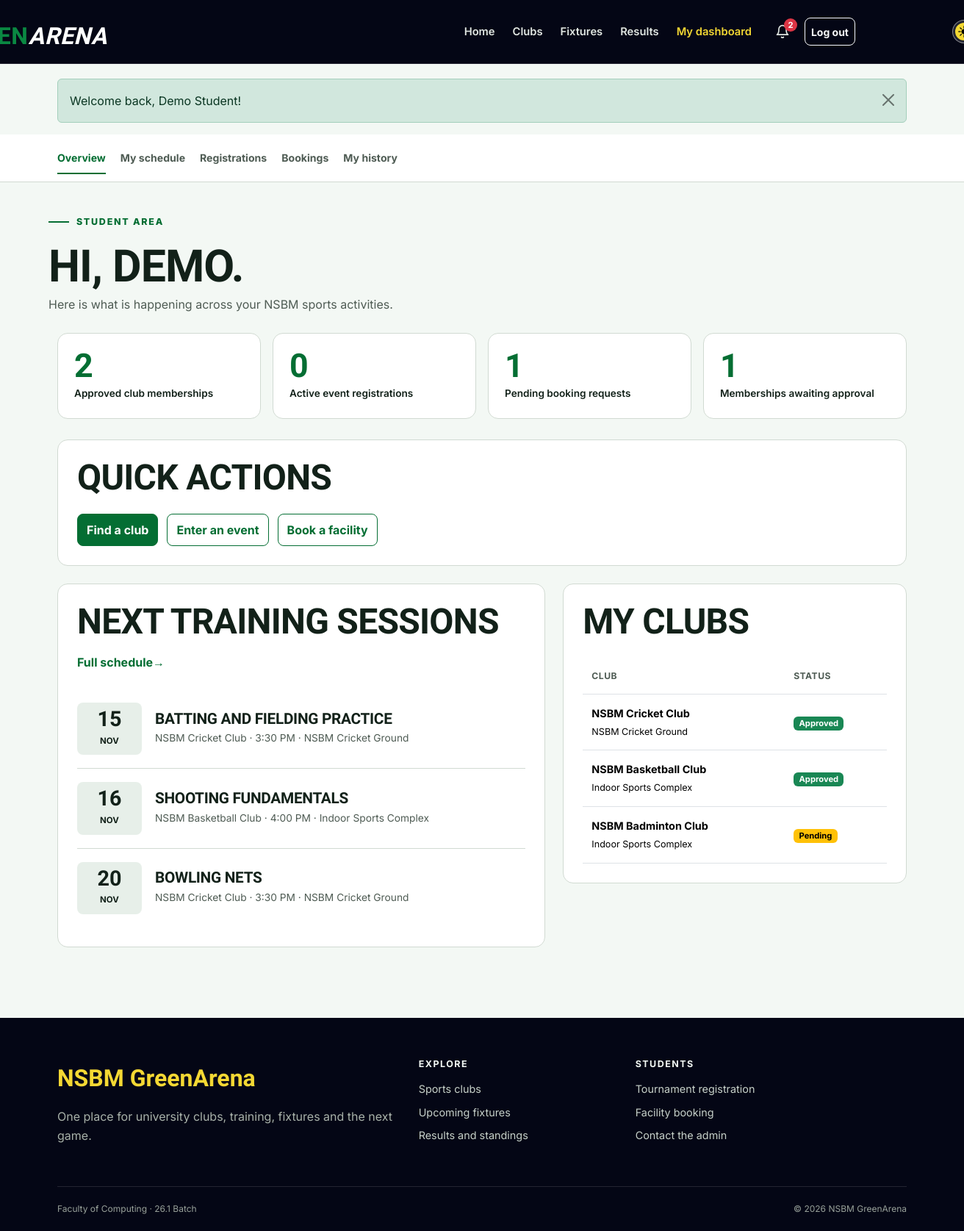
The page /student/dashboard.php (signed in) on the database its author committed.
### tables this page shows
CREATE TABLE users (
    id INT UNSIGNED AUTO_INCREMENT PRIMARY KEY,
    student_id VARCHAR(20) NOT NULL UNIQUE,
    full_name VARCHAR(100) NOT NULL,
    email VARCHAR(120) NOT NULL UNIQUE,
    password_hash VARCHAR(255) NOT NULL,
    role ENUM('student', 'admin') NOT NULL DEFAULT 'student',
    created_at TIMESTAMP DEFAULT CURRENT_TIMESTAMP
);

CREATE TABLE training_sessions (
    id INT UNSIGNED AUTO_INCREMENT PRIMARY KEY,
    club_id INT UNSIGNED NOT NULL,
    title VARCHAR(120) NOT NULL,
    session_date DATE NOT NULL,
    start_time TIME NOT NULL,
    end_time TIME NOT NULL,
    venue VARCHAR(120) NOT NULL,
    created_at TIMESTAMP DEFAULT CURRENT_TIMESTAMP,
    FOREIGN KEY (club_id) REFERENCES clubs(id) ON DELETE CASCADE
);

CREATE TABLE clubs (
    id INT UNSIGNED AUTO_INCREMENT PRIMARY KEY,
    name VARCHAR(100) NOT NULL UNIQUE,
    sport VARCHAR(80) NOT NULL,
    description TEXT NOT NULL,
    coach_name VARCHAR(100) NOT NULL,
    meeting_day VARCHAR(20) NOT NULL,
    location VARCHAR(120) NOT NULL,
    max_members SMALLINT UNSIGNED NOT NULL DEFAULT 30,
    status ENUM('active', 'inactive') NOT NULL DEFAULT 'active',
    created_at TIMESTAMP DEFAULT CURRENT_TIMESTAMP
);

CREATE TABLE memberships (
    id INT UNSIGNED AUTO_INCREMENT PRIMARY KEY,
    user_id INT UNSIGNED NOT NULL,
    club_id INT UNSIGNED NOT NULL,
    status ENUM('pending', 'approved', 'rejected') NOT NULL DEFAULT 'pending',
    joined_at TIMESTAMP DEFAULT CURRENT_TIMESTAMP,
    reviewed_at TIMESTAMP NULL,
    UNIQUE KEY unique_membership (user_id, club_id),
    FOREIGN KEY (user_id) REFERENCES users(id) ON DELETE CASCADE,
    FOREIGN KEY (club_id) REFERENCES clubs(id) ON DELETE CASCADE
);

### includes/auth.php (called while the page is built, shortened)
<?php
function current_user()
{
    $user = fetch_one('SELECT id, student_id, full_name, email, role FROM users WHERE id = ?', [$_SESSION['user_id']]);
    return $user;
}

### student/dashboard.php (the view, shortened to what this page needs)
<?php
$user = current_user();
$activePage = 'dashboard';
$clubCount = (int) fetch_one("SELECT COUNT(*) AS total FROM memberships WHERE user_id = ? AND status = 'approved'", [$user['id']])['total'];
$registrationCount = (int) fetch_one("SELECT (SELECT COUNT(*) FROM tournament_registrations WHERE user_id = ? AND status = 'registered') + (SELECT COUNT(*) FROM match_registrations WHERE user_id = ? AND status = 'registered') AS total", [$user['id'], $user['id']])['total'];
$pendingBookings = (int) fetch_one("SELECT COUNT(*) AS total FROM bookings WHERE user_id = ? AND status = 'pending'", [$user['id']])['total'];
$pendingMemberships = (int) fetch_one("SELECT COUNT(*) AS total FROM memberships WHERE user_id = ? AND status = 'pending'", [$user['id']])['total'];
$myClubs = fetch_all("SELECT c.name, c.sport, c.location, m.status
    FROM memberships m
    JOIN clubs c ON c.id = m.club_id
    WHERE m.user_id = ?
    ORDER BY m.joined_at DESC", [$user['id']]);
$upcoming = fetch_all("SELECT s.*, c.name AS club_name
    FROM training_sessions s
    JOIN clubs c ON c.id = s.club_id
    JOIN memberships m ON m.club_id = c.id
    WHERE m.user_id = ? AND m.status = 'approved' AND s.session_date >= CURDATE()
    ORDER BY s.session_date, s.start_time
    LIMIT 4", [$user['id']]);
include __DIR__ . '/../includes/header.php';
include __DIR__ . '/../includes/student_nav.php';
?>
<div class="container dashboard-head"><span class="section-kicker">Student area</span>
    <h1>Hi, <?= e(explode(' ', $user['full_name'])[0]) ?>.</h1>
    <p>Here is what is happening across your NSBM sports activities.</p>
</div>
<div class="container dashboard-content">
    <div class="metric-grid">
        <div class="metric-card"><strong><?= $clubCount ?></strong><span>Approved club memberships</span>
        </div>
        <div class="metric-card"><strong><?= $registrationCount ?></strong><span>Active event registrations</span>
        </div>
        <div class="metric-card"><strong><?= $pendingBookings ?></strong><span>Pending booking requests</span>
        </div>
        <div class="metric-card"><strong><?= $pendingMemberships ?></strong><span>Memberships awaiting approval</span>
        </div>
    </div>
    <div class="content-panel">
        <div class="page-title-row">
            <h2>Quick actions</h2>
        </div>
        <div class="quick-actions">
            <a class="btn btn-sport" href="<?= e(url('clubs.php')) ?>">Find a club</a>
            <a class="btn btn-outline-sport" href="<?= e(url('student/registrations.php')) ?>">Enter an event</a>
            <a class="btn btn-outline-sport" href="<?= e(url('student/bookings.php')) ?>">Book a facility</a>
        </div>
    </div>
    <div class="row g-4">
        <div class="col-lg-7">
            <section class="content-panel">
                <div class="page-title-row">
                    <h2>Next training sessions</h2><a class="link-arrow" href="<?= e(url('student/calendar.php')) ?>">Full schedule</a>
                </div><?php if ($upcoming): ?>
                    <ul class="schedule-list"><?php foreach ($upcoming as $session): ?>
                            <li class="schedule-item">
                                <div class="date-block"><strong><?= format_date($session['session_date'], 'd') ?></strong><span><?= format_date($session['session_date'], 'M') ?></span>
                                </div>
                                <div>
                                    <h3><?= e($session['title']) ?></h3>
                                    <p><?= e($session['club_name']) ?> · <?= format_time($session['start_time']) ?> · <?= e($session['venue']) ?></p>
                                </div>
                        </li><?php endforeach; ?>
                    </ul>
                <?php else: ?>
                    <p class="mb-0">No sessions yet. Join an approved club to see its training schedule.</p>
                <?php endif; ?>
            </section>
        </div>
        <div class="col-lg-5">
            <section class="content-panel">
                <h2 class="mb-4">My clubs</h2><?php if ($myClubs): ?>
                    <div class="table-responsive">
                        <table class="table">
                            <thead>
                                <tr>
                                    <th>Club</th>
                                    <th>Status</th>
                                </tr>
                            </thead>
                            <tbody>
                                <?php foreach ($myClubs as $club): ?>
                                    <tr>
                                        <td><strong><?= e($club['name']) ?></strong><br><small><?= e($club['location']) ?></small></td>
                                        <td><?= status_badge($club['status']) ?></td>
                                </tr><?php endforeach; ?>
                            </tbody>
                        </table>
                    </div>
                <?php else: ?>
                    <p>You have not requested a club membership yet.</p><a class="link-arrow" href="<?= e(url('clubs.php')) ?>">Browse clubs</a>
                <?php endif; ?>
            </section>
        </div>
    </div>
</div>
<?php include __DIR__ . '/../includes/footer.php'; ?>

### includes/header.php (shortened to what this page needs)
<?php
$activePage = $activePage ?? '';
$bodyClass = $bodyClass ?? '';
$user = current_user();
$flashes = get_flashes();
$unreadNotifications = $user ? unread_count($user['id']) : 0;
?>
<!doctype html>
<html lang="en">
    <head>
        <link href="https://cdn.jsdelivr.net/npm/bootstrap@5.3.3/dist/css/bootstrap.min.css" rel="stylesheet">
        <link href="<?= e(asset('css/style.css')) ?>" rel="stylesheet">
        <link href="<?= e(asset('css/theme.css')) ?>" rel="stylesheet">
    </head>
    <body class="<?= e($bodyClass) ?>">
        <header>
            <nav class="navbar navbar-expand-lg navbar-dark site-navbar" aria-label="Main navigation">
                <div class="container">
                    <a class="navbar-brand brand" href="<?= e(url('index.php')) ?>" aria-label="NSBM GreenArena home">
                        <span class="green-arena-title"><span class="t-nsbm">  NSBM</span><span class="t-green">GREEN</span><span class="t-arena">ARENA</span></span>
                    </a>
                    <div class="collapse navbar-collapse" id="mainNav">
                        <ul class="navbar-nav ms-auto align-items-lg-center">
                            <li class="nav-item"><a class="nav-link <?= active_class('home', $activePage) ?>" href="<?= e(url('index.php')) ?>">Home</a></li>
                            <li class="nav-item"><a class="nav-link <?= active_class('clubs', $activePage) ?>" href="<?= e(url('clubs.php')) ?>">Clubs</a></li>
                            <li class="nav-item"><a class="nav-link <?= active_class('fixtures', $activePage) ?>" href="<?= e(url('fixtures.php')) ?>">Fixtures</a></li>
                            <li class="nav-item"><a class="nav-link <?= active_class('results', $activePage) ?>" href="<?= e(url('results.php')) ?>">Results</a></li>
                            <?php if ($user): ?>
                                <li class="nav-item"><a class="nav-link <?= active_class('dashboard', $activePage) ?>" href="<?= e(url($user['role'] === 'admin' ? 'admin/index.php' : 'student/dashboard.php')) ?>"><?= $user['role'] === 'admin' ? 'Admin panel' : 'My dashboard' ?></a></li>
                                <li class="nav-item ms-lg-2">
                                    <a class="nav-link notification-bell <?= active_class('notifications', $activePage) ?>" href="<?= e(url('notifications.php')) ?>" aria-label="Notifications">
                                        <svg width="20" height="20" viewBox="0 0 24 24" fill="none" stroke="currentColor" stroke-width="2" stroke-linecap="round" stroke-linejoin="round" aria-hidden="true"><path d="M18 8a6 6 0 0 0-12 0c0 7-3 9-3 9h18s-3-2-3-9"/><path d="M13.7 21a2 2 0 0 1-3.4 0"/></svg>
                                        <span class="notification-badge" id="notification-count" <?= $unreadNotifications > 0 ? '' : 'hidden' ?>><?= $unreadNotifications ?></span>
                                    </a>
                                </li>
                                <li class="nav-item ms-lg-2">
                                    <form action="<?= e(url('logout.php')) ?>" method="post" class="m-0">
                                        <button class="btn btn-sm btn-outline-light w-100" type="submit">Log out</button>
                                    </form>
                                </li>
                            <?php else: ?>
                                <li class="nav-item"><a class="nav-link <?= active_class('login', $activePage) ?>" href="<?= e(url('login.php')) ?>">Log in</a></li>
                                <li class="nav-item ms-lg-2 mt-2 mt-lg-0"><a class="btn btn-sm btn-sport" href="<?= e(url('register.php')) ?>">Join GreenArena</a></li>
                            <?php endif; ?>
                            <li class="nav-item ms-lg-2 mt-2 mt-lg-0">
                                <button class="theme-switch" id="theme-toggle" type="button" role="switch" aria-checked="false" aria-label="Dark mode">
                                    <img class="switch-icon icon-sun" src="<?= e(asset('img/sun.png')) ?>" alt="">
                                </button>
                            </li>
                        </ul>
                    </div>
                </div>
            </nav>
        </header>
        <main id="main-content">
            <?php if ($flashes): ?>
                <div class="container flash-container" aria-live="polite">
                    <?php foreach ($flashes as $message): ?>
                        <div class="alert alert-<?= e($message['type']) ?> alert-dismissible fade show" role="alert">
                            <?= e($message['message']) ?>
                            <button type="button" class="btn-close" data-bs-dismiss="alert" aria-label="Close"></button>
                        </div>
                    <?php endforeach; ?>
                </div>
            <?php endif; ?>

### includes/functions.php (shortened to what this page needs)
<?php
function e($value)
{
    return htmlspecialchars($value ?? '', ENT_QUOTES);
}
function url($path = '')
{
    return BASE_PATH . '/' . ltrim($path, '/');
}
function asset($path)
{
    return url('assets/' . ltrim($path, '/'));
}
function run_query($sql, $params = [])
{
    global $connection;
    $statement = mysqli_prepare($connection, $sql);
    if (count($params) > 0) {
        $types = str_repeat('s', count($params));
        mysqli_stmt_bind_param($statement, $types, ...$params);
    }
    if (!mysqli_stmt_execute($statement)) {
        die('SQL error: ' . mysqli_stmt_error($statement));
    }
    return $statement;
}
function fetch_all($sql, $params = [])
{
    $statement = run_query($sql, $params);
    $result = mysqli_stmt_get_result($statement);
    return mysqli_fetch_all($result, MYSQLI_ASSOC);
}
function fetch_one($sql, $params = [])
{
    $rows = fetch_all($sql, $params);
    if (count($rows) > 0) {
        return $rows[0];
    }
    return false;
}
function get_flashes()
{
    $messages = $_SESSION['flash'] ?? [];
    return $messages;
}
function format_date($date, $format = 'd M Y')
{
    if ($date) {
        return date($format, strtotime($date));
    }
    return 'Not set';
}
function format_time($time)
{
    if ($time) {
        return date('g:i A', strtotime($time));
    }
    return 'Not set';
}
function status_badge($status)
{
    $classes = [
        'approved' => 'success',
        'active' => 'success',
        'completed' => 'success',
        'registered' => 'success',
        'ongoing' => 'info',
        'scheduled' => 'info',
        'pending' => 'warning',
        'upcoming' => 'warning',
        'rejected' => 'danger',
        'cancelled' => 'danger',
        'maintenance' => 'danger',
        'inactive' => 'secondary',
        'withdrawn' => 'secondary',
    ];
    $class = $classes[$status] ?? 'secondary';
    return '<span class="badge text-bg-' . $class . '">' . e(ucfirst($status)) . '</span>';
}
function active_class($page, $activePage)
{
    if ($page === $activePage) {
        return 'active';
    }
    return '';
}
function notifications_ready()
{
    global $connection;
    static $ready = null;
    if ($ready === null) {
        $result = mysqli_query($connection, "SHOW TABLES LIKE 'notifications'");
        $ready = $result && mysqli_num_rows($result) > 0;
    }
    return $ready;
}
function unread_count($userId)
{
    if (!notifications_ready()) {
        return 0;
    }
    return (int) fetch_one('SELECT COUNT(*) AS total FROM notifications WHERE user_id = ? AND is_read = 0', [$userId])['total'];
}

### assets/css/theme.css (style rules this page uses)
.theme-switch { position: relative; display: inline-flex; align-items: center; justify-content: space-between; width: 62px; height: 32px; padding: 0 7px; border: 1px solid rgba(255, 255, 255, 0.45); border-radius: 16px; background: rgba(255, 255, 255, 0.12); cursor: pointer; }
.switch-icon { position: relative; z-index: 1; width: 16px; height: 16px; }
@media (min-width: 1200px) { .theme-switch { transform: translateX(200%); } }
@media (min-width: 1200px) { .green-arena-title { transform: translateX(-100%); } }

### rows shown on the page
users: id "2", full_name "DEMO"
training_sessions: session_date "15", session_date "NOV", title "BATTING AND FIELDING PRACTICE", club.name "NSBM Cricket Club", start_time "3:30 PM", venue "NSBM Cricket Ground"
training_sessions: session_date "16", session_date "NOV", title "SHOOTING FUNDAMENTALS", club.name "NSBM Basketball Club", start_time "4:00 PM", venue "Indoor Sports Complex"
training_sessions: session_date "20", session_date "NOV", title "BOWLING NETS", club.name "NSBM Cricket Club", start_time "3:30 PM", venue "NSBM Cricket Ground"
memberships: club.name "NSBM Cricket Club", club.location "NSBM Cricket Ground", status "Approved"
memberships: club.name "NSBM Basketball Club", club.location "Indoor Sports Complex", status "Approved"
memberships: club.name "NSBM Badminton Club", club.location "Indoor Sports Complex", status "Pending"

### other values the page prints
$message['message'] "Welcome back, Demo Student!"
$registrationCount "0"
$pendingBookings "1"
$pendingMemberships "1"
